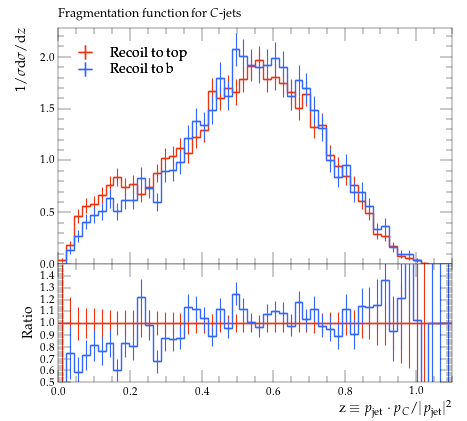

Source code (Python):
#! /usr/bin/env python

# This Python script was auto-generated using YODA v2.0.2.
# Analysis object: /MC_HFDECAYS/frag_C_jet
# Timestamp: 31-07-2026 (13:13:53)

import matplotlib as mpl
import matplotlib.pyplot as plt
mpl.use('Agg') # comment out for interactive use
import os
import numpy as np

plotDir = os.path.split(os.path.realpath(__file__))[0]
if 'YODA_USER_PLOT_PATH' in globals():
    plot_outdir = globals()['YODA_USER_PLOT_PATH']
else:
    plot_outdir = plotDir

#plot style
plt.style.use(os.path.join(plotDir, '../default.mplstyle'))
# plot metadata
figW, figH = plt.rcParams['figure.figsize']
ax_xLabel = r'z $\equiv$ $p_\mathrm{jet}\cdot p_C/|p_\mathrm{jet}|^2$'
ax_yLabel = r'$1/\sigma \mathrm{d}\sigma/\mathrm{d}z$'
ax_title  = r'Fragmentation function for $C$-jets'
ax_xScale = 'linear'
ax_yScale = 'linear'
xLims = (0.0, 1.1)
yLims = (0.0, 2.280157)

# TeX-friendly labels for the legend
labels = {
    'legend' : ([ r"Recoil to top", r"Recoil to b" ], r""),
}

# Adjust canvas width and height
canvasW = 10.0
canvasH = 9.0
figW *= canvasW/10.
figH *= canvasH/9.

# Create figure and axis objects
fig, (ax, ratio0_ax) = plt.subplots(2, 1, sharex=True,
                  figsize=(figW,figH), gridspec_kw={'height_ratios': (6.0, 3.0)})

# Set figure margins
plt.subplots_adjust(
    left   = 1.0 * plt.rcParams['figure.subplot.left'],
    right  = 1.0 * plt.rcParams['figure.subplot.right'],
    top    = 1.0 * plt.rcParams['figure.subplot.top'],
    bottom = 1.0 * plt.rcParams['figure.subplot.bottom'])

ratio0_ax.yaxis.set_major_locator(mpl.ticker.MultipleLocator(0.1))
ratio0_ax.set_ylim(0.5, 1.4999)
ratio0_ax.set_ylabel('Ratio')

# the numerical data is stored in a separate file
dataf = dict()
prefix = os.path.split(__file__)[0]
if prefix:    prefix = prefix + '/'
exec(open(prefix+'frag_C_jet__data.py').read(), dataf)


legend_handles = dict() # keep track of handles for the legend

# style options for curves
# starts at zorder>=5 to draw curve on top of legend
styles = {
  'recoil_t': {
    'color' : '#EE3311',
    'linestyle' : '-',
    'linewidth' : 1,
    'marker' : 'none',
    'markersize' : 2,
    'capsize' : 0.0,
    'zorder' : 5,
    'histstyle' : 1,
    'drawstyle' : 'steps-pre',
    'xerrorbars' : 1,
    'yerrorbars' : 1,
    'fillcolor' : None,
    'fillopacity' : 1.0,
    'ratio0_linestyle' : '-',
    'ratio0_linewidth' : 1,
    'ratio0_marker' : 'none',
    'ratio0_markersize' : 2,
    'ratio0_capsize' : 0.0,
    'ratio0_zorder' : 5,
    'ratio0_histstyle' : 1,
    'ratio0_drawstyle' : 'steps-pre',
    'ratio0_xerrorbars' : 1,
    'ratio0_yerrorbars' : 1,
  },
  'recoil_b': {
    'color' : '#3366FF',
    'linestyle' : '-',
    'linewidth' : 1,
    'marker' : 'none',
    'markersize' : 2,
    'capsize' : 0.0,
    'zorder' : 6,
    'histstyle' : 1,
    'drawstyle' : 'steps-pre',
    'xerrorbars' : 1,
    'yerrorbars' : 1,
    'fillcolor' : None,
    'fillopacity' : 1.0,
    'ratio0_linestyle' : '-',
    'ratio0_linewidth' : 1,
    'ratio0_marker' : 'none',
    'ratio0_markersize' : 2,
    'ratio0_capsize' : 0.0,
    'ratio0_zorder' : 6,
    'ratio0_histstyle' : 1,
    'ratio0_drawstyle' : 'steps-pre',
    'ratio0_xerrorbars' : 1,
    'ratio0_yerrorbars' : 1,
  },
}

# curve from input yoda files in main panel
for label, yvals in dataf['yvals'].items():
    if all(np.isnan(v) for v in dataf['yvals'][label]):
        continue
    tmp = None
    if styles[label]['histstyle']: # draw as histogram
        xpos = dataf['xedges'][label] if styles[label]['drawstyle'] else dataf['xpoints'][label]
        ypos = np.insert(yvals, 0, yvals[0]) if styles[label]['drawstyle'] else yvals
        if styles[label]['fillcolor']: # fill area below curve
            ax.fill_between(xpos, ypos, step='pre',
                            color=styles[label]['fillcolor'],
                            alpha=styles[label]['fillopacity'])
        tmp, = ax.plot(xpos, ypos,
                       color=styles[label]['color'],
                       linestyle=styles[label]['linestyle'],
                       linewidth=styles[label]['linewidth'],
                       drawstyle=styles[label]['drawstyle'], solid_joinstyle='miter',
                       zorder=styles[label]['zorder'], label=label)
    tmp = ax.errorbar(dataf['xpoints'][label], yvals,
                      xerr=np.array(dataf['xerrs'][label])*styles[label]['xerrorbars'],
                      yerr=np.array(dataf['yerrs'][label])*styles[label]['yerrorbars'],
                      fmt=styles[label]['marker'], capsize=styles[label]['capsize'],
                      markersize=styles[label]['markersize'],
                      ecolor=styles[label]['color'],
                      color=styles[label]['color'], zorder=styles[label]['zorder'])
    tmp[-1][0].set_linestyle(styles[label]['linestyle'])
    tmp[-1][0].set_linewidth(styles[label]['linewidth'])
    if label in dataf['add_legend_handle']:  legend_handles[label] = tmp
    for varLabel in dataf['variation_yvals'].keys():
        if varLabel.startswith(label):
            tmp, = ax.plot(dataf['xedges'][label], dataf['variation_yvals'][varLabel],
                           color=styles[label]['color'],
                           linestyle=styles[label]['linestyle'],
                           linewidth=styles[label]['linewidth'],
                           drawstyle='steps-pre', solid_joinstyle='miter',
                           zorder=styles[label]['zorder'], alpha=0.5)


# plots on ratio panel
# curve from input yoda files in ratio panel
for label, yvals in dataf['ratio0_yvals'].items():
    if all(np.isnan(v) for v in yvals):
        continue
    if styles[label]['ratio0_histstyle']: # plot as histogram
        xpos = dataf['xedges']['recoil_t'] if styles[label]['ratio0_drawstyle'] else dataf['xpoints']['recoil_t']
        ypos = np.insert(yvals, 0, yvals[0]) if styles[label]['ratio0_drawstyle'] else yvals
        ratio0_ax.plot(xpos, ypos,
                       color=styles[label]['color'],
                       linewidth=styles[label]['linewidth'],
                       linestyle=styles[label]['ratio0_linestyle'],
                       drawstyle=styles[label]['ratio0_drawstyle'], zorder=styles[label]['zorder'],
                       solid_joinstyle='miter')
    tmp = ratio0_ax.errorbar(dataf['xpoints']['recoil_t'], yvals,
                             xerr=np.array(dataf['ref_xerrs'])*styles[label]['ratio0_xerrorbars'],
                             yerr=np.array(dataf['ratio0_yerrs'][label])*styles[label]['ratio0_yerrorbars'],
                             fmt=styles[label]['ratio0_marker'], capsize=styles[label]['ratio0_capsize'],
                             markersize=styles[label]['ratio0_markersize'],
                             ecolor=styles[label]['color'],
                             color=styles[label]['color'])
    tmp[-1][0].set_linestyle(styles[label]['ratio0_linestyle'])
    tmp[-1][0].set_linewidth(styles[label]['ratio0_linewidth'])

    for varlabel in dataf['ratio0_variation_vals'].keys():
        if varlabel.startswith(label):
            ratio0_ax.plot(dataf['xedges']['recoil_t'],
                            dataf['ratio0_variation_vals'][varlabel],
                            color=styles[label]['color'],
                            linestyle=styles[label]['linestyle'],
                            linewidth=styles[label]['linewidth'],
                            drawstyle='steps-pre', solid_joinstyle='miter',
                            zorder=1, alpha=0.5)

legend_items = list(legend_handles.values())
ax.add_artist(ax.legend(legend_items,
                        labels['legend'][0],
                        title=labels['legend'][1],
                        alignment='left',
                        loc='upper left',
                        bbox_to_anchor=(0.0, 0.97)))

# set plot metadata as defined above
ratio0_ax.set_xlabel(ax_xLabel)
ratio0_ax.xaxis.set_label_coords(1., -0.15)
ax.set_ylabel(ax_yLabel, ha='right', va='top')
ax.yaxis.set_label_coords(-0.11, 1.0)
ax.set_title(ax_title, loc='left')
ax.set_xscale(ax_xScale)
ax.set_yscale(ax_yScale)
ax.set_xlim(xLims)
ax.set_ylim(yLims)

# tick formatting
plt.rcParams['xtick.top'] = True
plt.rcParams['ytick.right'] = True
fig.align_ylabels((ax, ratio0_ax))
plt.savefig(os.path.join(plot_outdir, 'frag_C_jet.pdf'), format='PDF')
plt.savefig(os.path.join(plot_outdir, 'frag_C_jet.png'), format='PNG')

plt.close(fig)
